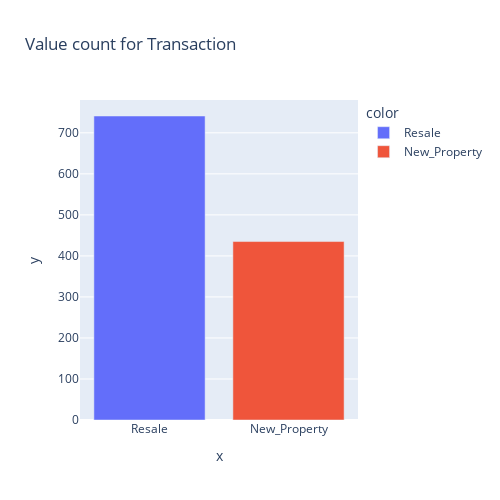

This figure's notebook cell:
### Code cell
fig=px.bar(df,x=df["Transaction"].value_counts().index,y=df["Transaction"].value_counts().values,
           color=df["Transaction"].value_counts().index
           ,height=500,width=500,title="Value count for Transaction")
fig.show()

### Figure 1 — Plotly figure (JSON) as saved in the notebook; plotly's stock layout.template omitted (floating-point values rounded to 4 significant figures)
{"data": [{"alignmentgroup": "True", "hovertemplate": "color=Resale<br>x=%{x}<br>y=%{y}<extra></extra>", "legendgroup": "Resale", "marker": {"color": "#636efa", "pattern": {"shape": ""}}, "name": "Resale", "offsetgroup": "Resale", "orientation": "v", "showlegend": true, "textposition": "auto", "type": "bar", "x": ["Resale"], "xaxis": "x", "y": [741], "yaxis": "y"}, {"alignmentgroup": "True", "hovertemplate": "color=New_Property<br>x=%{x}<br>y=%{y}<extra></extra>", "legendgroup": "New_Property", "marker": {"color": "#EF553B", "pattern": {"shape": ""}}, "name": "New_Property", "offsetgroup": "New_Property", "orientation": "v", "showlegend": true, "textposition": "auto", "type": "bar", "x": ["New_Property"], "xaxis": "x", "y": [435], "yaxis": "y"}], "layout": {"barmode": "relative", "height": 500, "legend": {"title": {"text": "color"}, "tracegroupgap": 0}, "title": {"text": "Value count for Transaction"}, "width": 500, "xaxis": {"anchor": "y", "domain": [0, 1], "title": {"text": "x"}}, "yaxis": {"anchor": "x", "domain": [0, 1], "title": {"text": "y"}}}}
